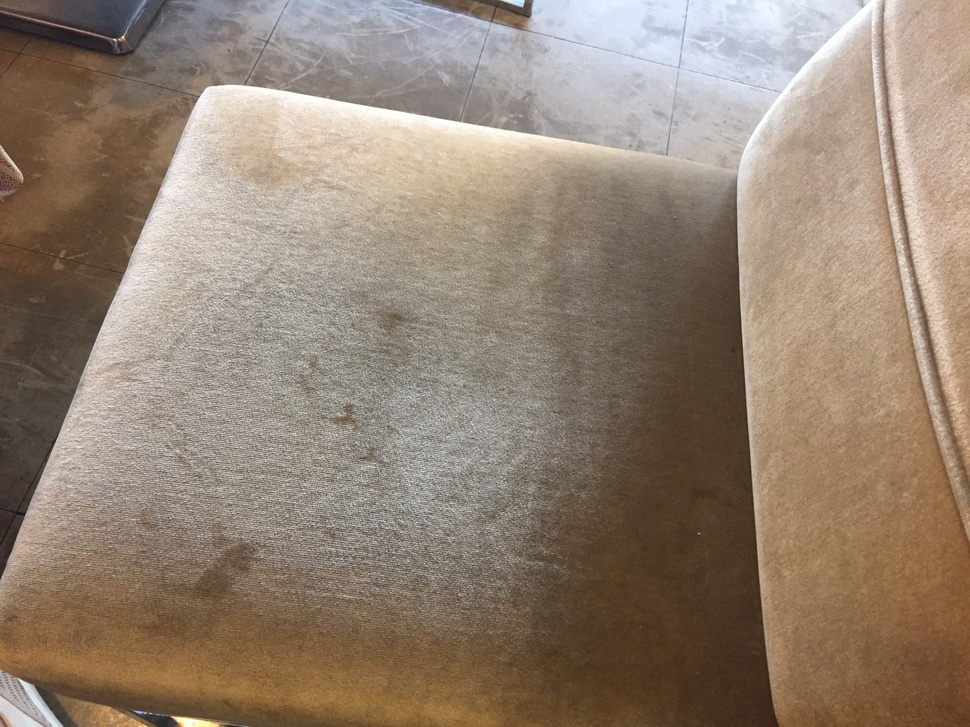
#> input picture chair.jpg, 970 x 727 px, shrunk from 1478 x 1108 before the run
$ jupyter execute --allow-errors chair_and_wallet.ipynb   (shell and % lines are left out)
#> lines starting #> are read from the running program, lines starting #| are printed output that depends on the picture; after the words box and inside, x2 and y2 are one past the last pixel; in counts of white or black regions, pixels touching at a corner belong together
[cell 1]
import cv2, matplotlib
import numpy as np
import matplotlib.pyplot as plt

[cell 2]
chair = cv2.imread('chair.jpg')
#> chair is the input picture: shape (727, 970, 3); mean B, G, R 114.1, 130, 147
wallet = cv2.imread('wallet.jpg')
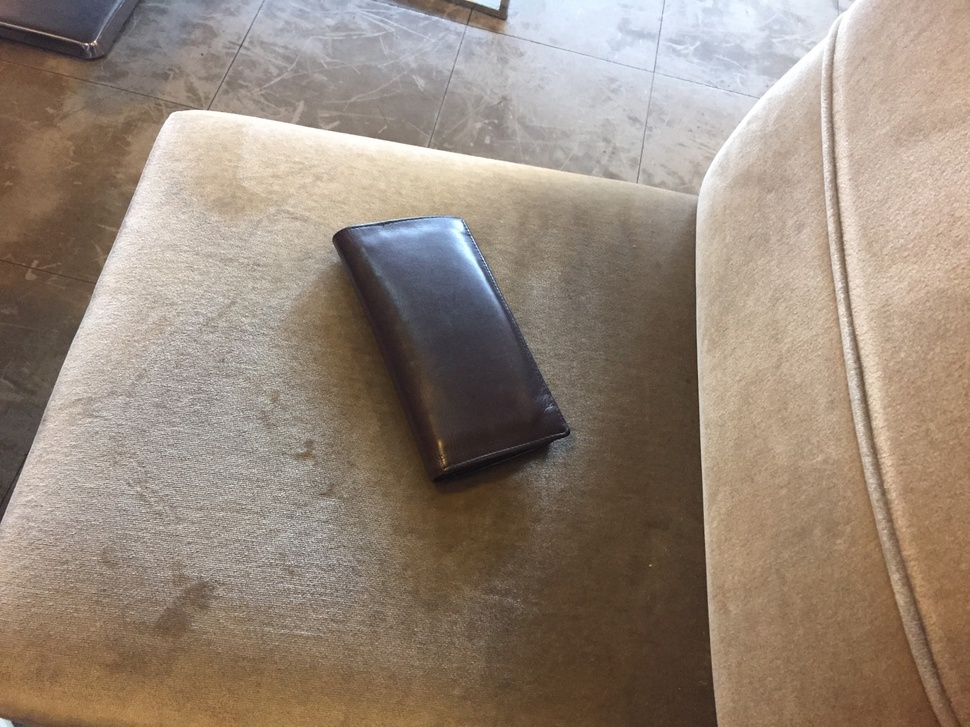
#> input picture wallet.jpg, 970 x 727 px, shrunk from 1478 x 1108 before the run
#> wallet is the input picture: shape (727, 970, 3); mean B, G, R 121.1, 135.1, 150.6

[cell 3]
chair_gray = cv2.cvtColor(chair, cv2.COLOR_BGR2GRAY)
chair_preprocessed = cv2.GaussianBlur(chair_gray, (5, 5), 0)

wallet_gray = cv2.cvtColor(wallet, cv2.COLOR_BGR2GRAY)
#> (the rest of this cell did not finish here and is left out)

[cell 4]
_, chair_binary = cv2.threshold(chair_preprocessed, 130, 255, cv2.THRESH_BINARY)
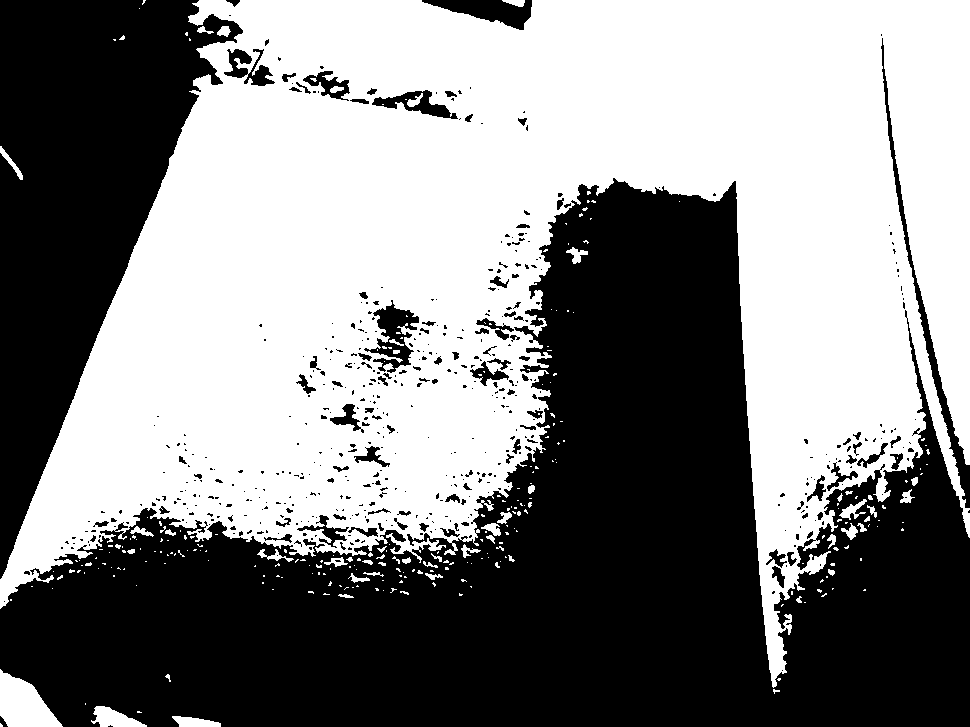
#> chair_binary: shape (727, 970); 52.4% white; 517 black regions (415 under 20 px), largest, box (x1, y1, x2, y2) and area: (0, 178, 970, 727) 251732, (0, 0, 243, 579) 67182, (881, 38, 970, 508) 2563
#> (the rest of this cell did not finish here and is left out)

[cell 5]
chair_binary = cv2.bitwise_not(chair_binary)
#> (the rest of this cell did not finish here and is left out)

[cell 6]
chair_edges = cv2.Canny(chair_preprocessed, threshold1=130, threshold2=180)
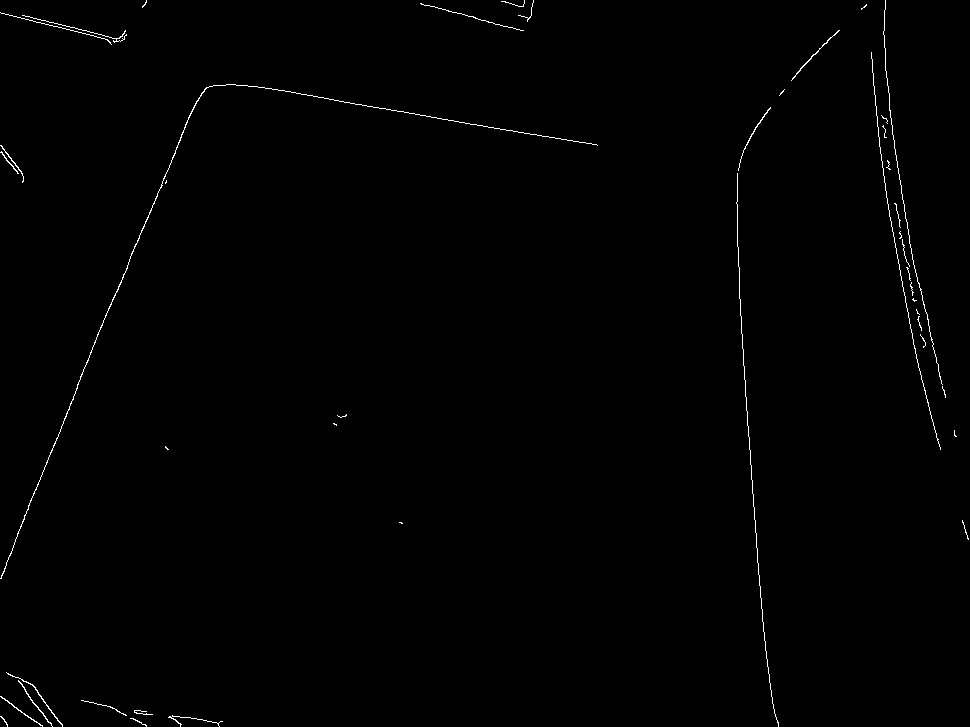
#> chair_edges: shape (727, 970); 0.54% white in thin lines or dots
#> (the rest of this cell did not finish here and is left out)

#> (a cell that did not finish here is left out)

[cell 8]
cv2.imwrite('chair_edges.jpg', chair_edges)
#> (the rest of this cell did not finish here and is left out)

[cell 9]
wallet_lines = np.copy(wallet)

# find hough lines
num_pix_threshold = 30
#> (the rest of this cell did not finish here and is left out)

[cell 10]
plt.imshow(wallet_lines)

[cell 11]
chair_lines = np.copy(chair)

# find hough lines
num_pix_threshold = 30
lines = cv2.HoughLines(chair_edges, 1, np.pi/180, num_pix_threshold)
#> lines = 188 rows, first 8: [40, 1.75], [216, 0.384], [-716, 3.07], [220, 0.401], [-831, 2.91], [12, 1.82], [-839, 2.97], [-706, 3.05]

for rho, theta in lines[0]:
    # convert line equation into start and end points of line
    a = np.cos(theta)
    b = np.sin(theta)
    x0 = a * rho
    y0 = b * rho

    x1 = int(x0 + 1000*(-b))
    y1 = int(y0 + 1000*(a))

    x2 = int(x0 - 1000*(-b))
    y2 = int(y0 - 1000*(a))

    cv2.line(chair_lines, (x1,y1), (x2,y2), (0,0,255), 1)
#> this loop made 1 pass
#> (rho, theta, a, b, x0, y0, x1, y1) on pass 1: (40, 1.75, -0.174, 0.985, -6.95, 39.39, -991, -134)
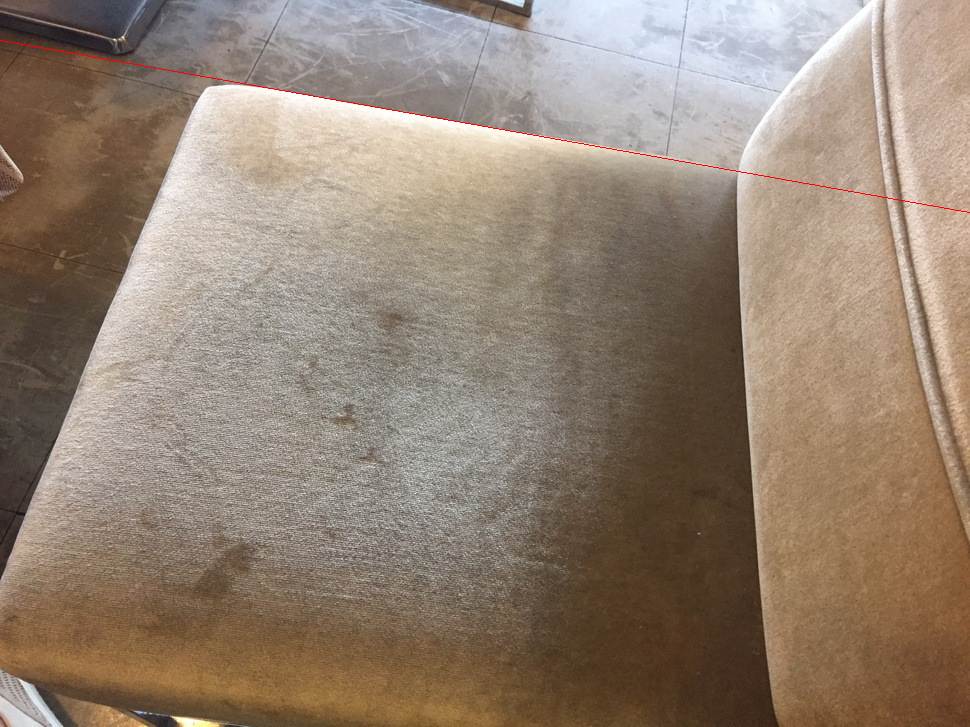
#> chair_lines: shape (727, 970, 3); 0.14% of pixels changed, all inside (x1, y1, x2, y2) = (0, 40, 970, 213)

[cell 12]
plt.imshow(chair_lines)

[cell 13]
plt.imshow(cv2.absdiff(wallet_lines, chair_lines))
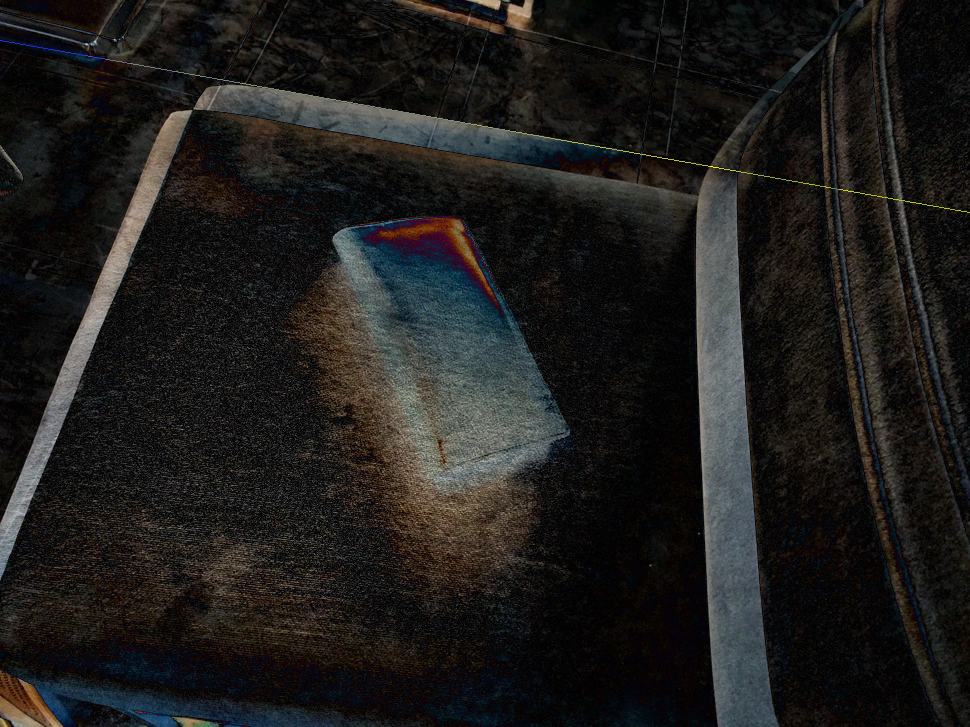
#> shown: shape (727, 970, 3); mean R, G, B 30.3, 29.1, 27.6

[cell 14]
def morph(img):
    kernel = np.ones((3, 3),np.uint8)
    opened = cv2.morphologyEx(img, cv2.MORPH_OPEN, kernel, iterations=2)
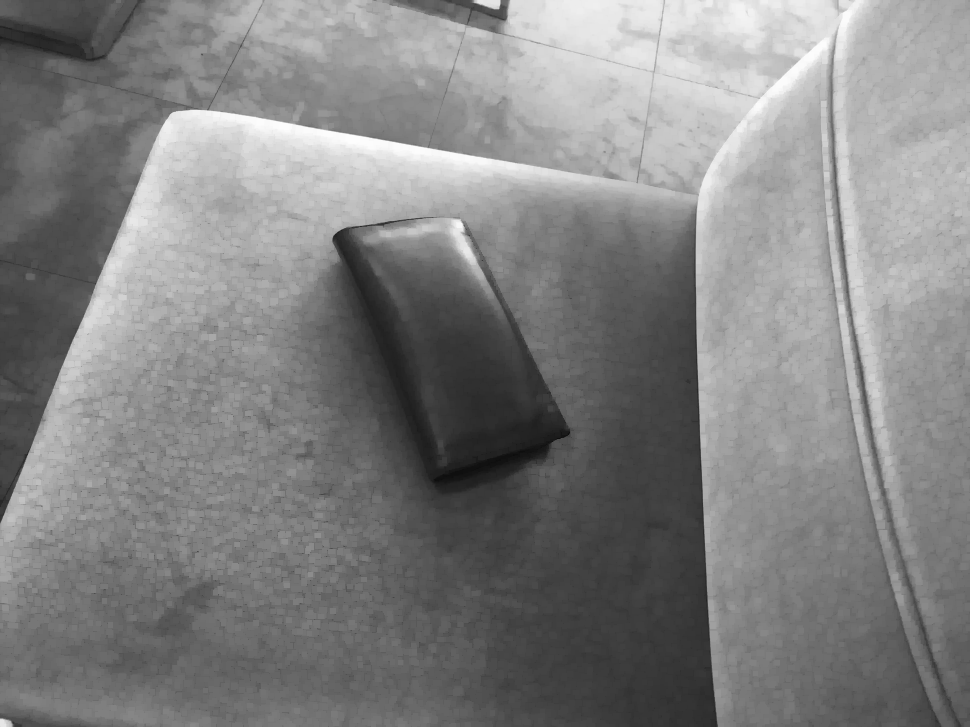
#> opened: shape (727, 970); min 12, max 253, mean 130.3
    return opened
